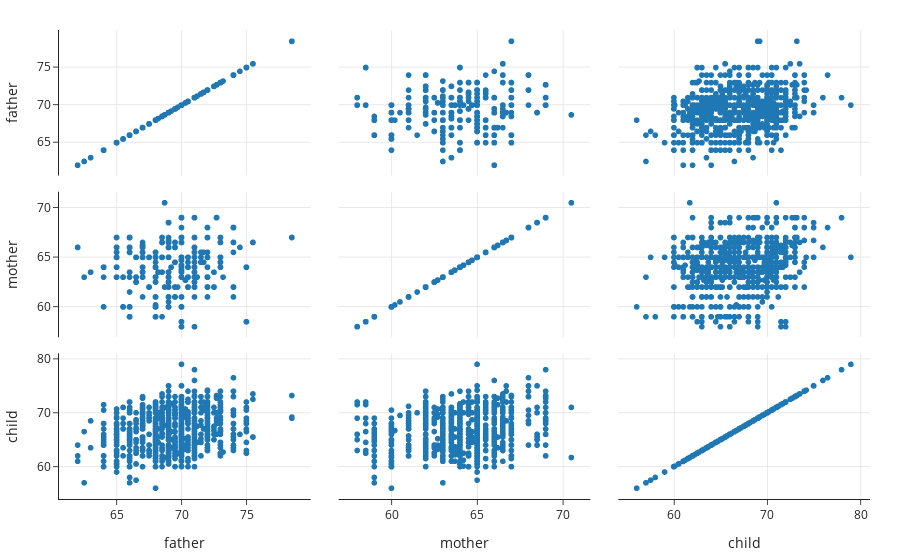

Notebook code cell kept with this figure:
### Markdown cell above
We have three numerical columns – `'father'`, `'mother'`, and `'child'`. Let's visualize them simultaneously.

### Code cell
fig = px.scatter_matrix(heights.drop(columns=['gender']))
fig

### Figure 1 — Plotly figure (JSON) as saved in the notebook; plotly's stock layout.template omitted (floating-point values rounded to 4 significant figures; data arrays with more than 128 entries replaced by an {"elided": "..."} marker saying what was removed)
{"data": [{"dimensions": [{"axis": {"matches": true}, "label": "father", "values": {"elided": "934 float values"}}, {"axis": {"matches": true}, "label": "mother", "values": {"elided": "934 float values"}}, {"axis": {"matches": true}, "label": "child", "values": {"elided": "934 float values"}}], "hovertemplate": "%{xaxis.title.text}=%{x}<br>%{yaxis.title.text}=%{y}<extra></extra>", "legendgroup": "", "marker": {"color": "#1F77B4", "symbol": "circle"}, "name": "", "showlegend": false, "type": "splom"}], "layout": {"dragmode": "select", "legend": {"tracegroupgap": 0}}}
